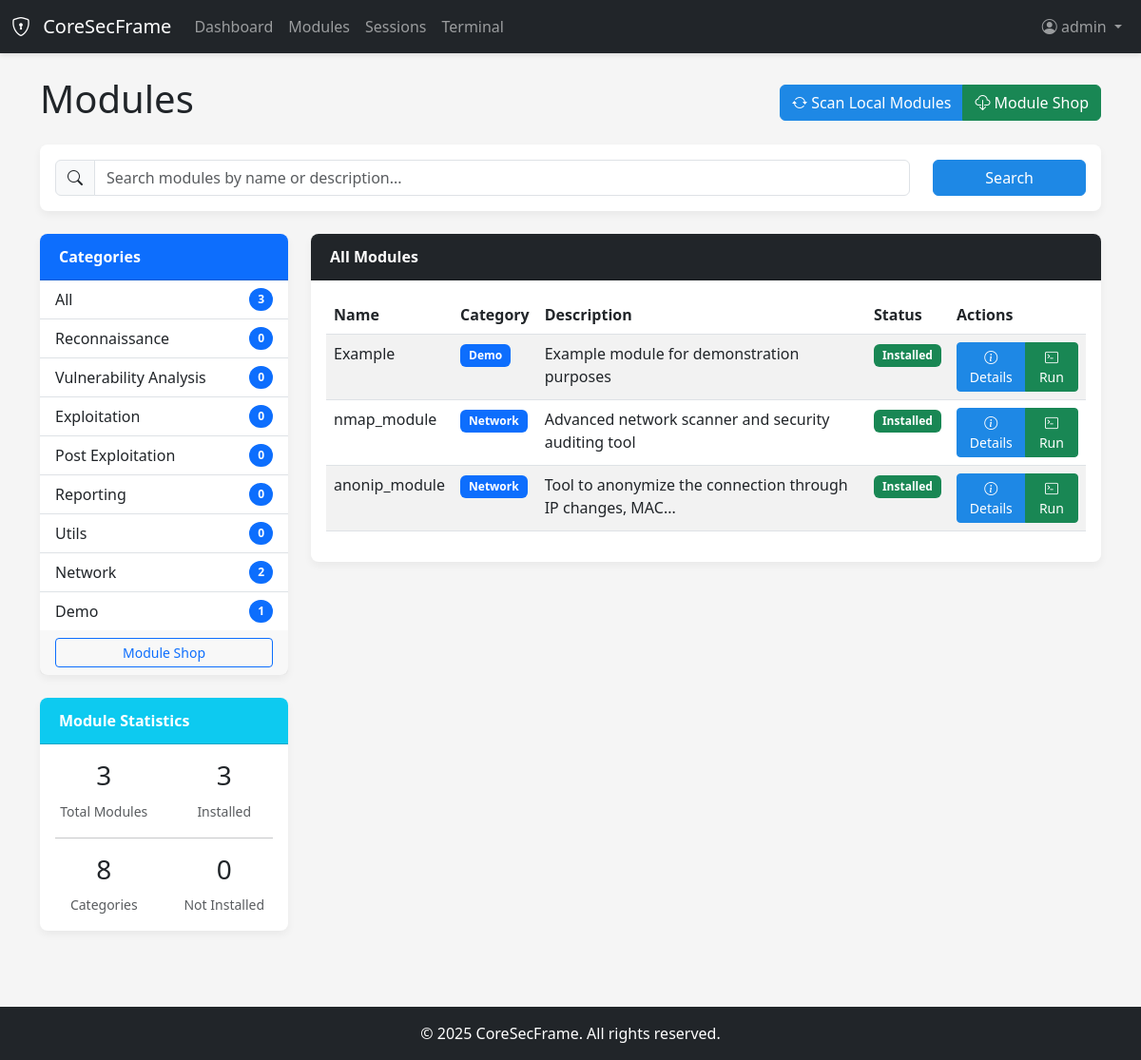
The app's page /modules/ (signed in), older data.
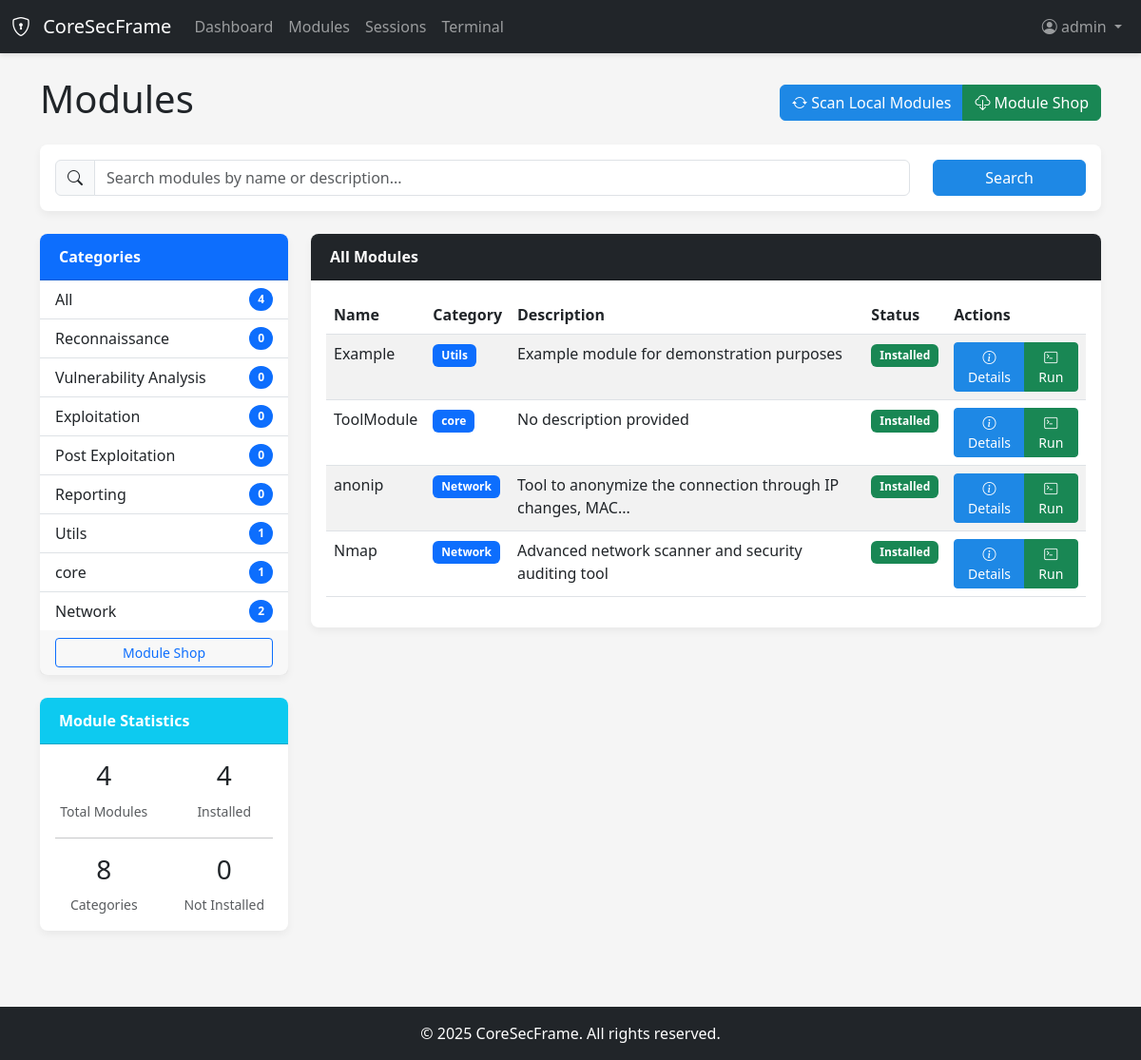
The same page, newer data.
### app/auth/models.py (models this page shows, shortened)
class User(UserMixin, db.Model):
    id = db.Column(db.Integer, primary_key=True)
    username = db.Column(db.String(64), index=True, unique=True)
    email = db.Column(db.String(120), index=True, unique=True)
    password_hash = db.Column(db.String(128))
    role = db.Column(db.String(20), default='user')  # 'admin' or 'user'
    created_at = db.Column(db.DateTime, default=datetime.utcnow)
    last_login = db.Column(db.DateTime, nullable=True)
    def is_admin(self):
        return self.role == 'admin'

### app/modules/models.py (models this page shows, shortened)
class ModuleCategory(db.Model):
    id = db.Column(db.Integer, primary_key=True)
    name = db.Column(db.String(64), index=True, unique=True)
    description = db.Column(db.Text, nullable=True)
    created_at = db.Column(db.DateTime, default=datetime.utcnow)

class Module(db.Model):
    id = db.Column(db.Integer, primary_key=True)
    name = db.Column(db.String(64), index=True, unique=True)
    description = db.Column(db.Text)
    category = db.Column(db.String(64), index=True)
    command = db.Column(db.String(128))
    remote_url = db.Column(db.String(256), nullable=True)
    local_path = db.Column(db.String(256))
    installed = db.Column(db.Boolean, default=False)
    installed_date = db.Column(db.DateTime, nullable=True)
    last_used = db.Column(db.DateTime, nullable=True)
    created_at = db.Column(db.DateTime, default=datetime.utcnow)
    updated_at = db.Column(db.DateTime, default=datetime.utcnow, onupdate=datetime.utcnow)

### app/modules/routes.py (the view)
@modules_bp.route('/')
@login_required
def index():
    modules = Module.query.all()
    categories = ModuleCategory.query.all()
    installed_modules = Module.query.filter_by(installed=True).count()
    total_modules = len(modules)
    return render_template(
        'modules/index.html',
        title='Modules',
        modules=modules,
        categories=categories,
        installed_modules=installed_modules,
        total_modules=total_modules
    )

### app/auth/models.py (called while the page is built)
@login_manager.user_loader
def load_user(id):
    return User.query.get(int(id))

### app/templates/modules/index.html (shortened to what this page needs)
{% extends "base.html" %}
{% block content %}
<div class="row mb-3">
    <div class="col-md-12 d-flex justify-content-between align-items-center">
        <h1>Modules</h1>
        <div class="btn-group" role="group">
            <a href="{{ url_for('modules.scan') }}" class="btn btn-primary">
                <i class="bi bi-arrow-repeat"></i> Scan Local Modules
            </a>
            <a href="{{ url_for('modules.shop') }}" class="btn btn-success">
                <i class="bi bi-cloud-download"></i> Module Shop
            </a>
        </div>
    </div>
</div>
<div class="row">
    <div class="col-md-12">
        <div class="card mb-4">
            <div class="card-body">
                <form action="{{ url_for('modules.search') }}" method="get" class="row align-items-center">
                    <div class="col-md-10">
                        <div class="input-group">
                            <span class="input-group-text"><i class="bi bi-search"></i></span>
                            <input type="text" name="q" class="form-control" placeholder="Search modules by name or description...">
                        </div>
                    </div>
                    <div class="col-md-2">
                        <button type="submit" class="btn btn-primary w-100">Search</button>
                    </div>
                </form>
            </div>
        </div>
    </div>
</div>
<div class="row">
    <div class="col-md-3">
        <div class="card mb-4">
            <div class="card-header bg-primary text-white">
                Categories
            </div>
            <div class="list-group list-group-flush">
                <a href="{{ url_for('modules.index') }}" class="list-group-item list-group-item-action d-flex justify-content-between align-items-center">
                    All
                    <span class="badge bg-primary rounded-pill">{{ total_modules }}</span>
                </a>
                {% for category in categories %}
                <a href="{{ url_for('modules.category', name=category.name) }}" class="list-group-item list-group-item-action d-flex justify-content-between align-items-center">
                    {{ category.name }}
                    <span class="badge bg-primary rounded-pill">
                        {{ modules|selectattr('category', 'equalto', category.name)|list|length }}
                    </span>
                </a>
                {% endfor %}
            </div>
            <div class="card-footer">
                <div class="d-grid">
                    <a href="{{ url_for('modules.shop') }}" class="btn btn-sm btn-outline-primary">Module Shop</a>
                </div>
            </div>
        </div>
        <div class="card">
            <div class="card-header bg-info text-white">
                Module Statistics
            </div>
            <div class="card-body">
                <div class="row text-center">
                    <div class="col-6">
                        <h3>{{ total_modules }}</h3>
                        <small class="text-muted">Total Modules</small>
                    </div>
                    <div class="col-6">
                        <h3>{{ installed_modules }}</h3>
                        <small class="text-muted">Installed</small>
                    </div>
                </div>
                <hr>
                <div class="row text-center">
                    <div class="col-6">
                        <h3>{{ categories|length }}</h3>
                        <small class="text-muted">Categories</small>
                    </div>
                    <div class="col-6">
                        <h3>{{ total_modules - installed_modules }}</h3>
                        <small class="text-muted">Not Installed</small>
                    </div>
                </div>
            </div>
        </div>
    </div>
    <div class="col-md-9">
        <div class="card">
            <div class="card-header bg-dark text-white">
                All Modules
            </div>
            <div class="card-body">
                <div class="table-responsive">
                    <table class="table table-striped table-hover">
                        <thead>
                            <tr>
                                <th>Name</th>
                                <th>Category</th>
                                <th>Description</th>
                                <th>Status</th>
                                <th>Actions</th>
                            </tr>
                        </thead>
                        <tbody>
                            {% for module in modules %}
                            <tr>
                                <td>{{ module.name }}</td>
                                <td>
                                    <a href="{{ url_for('modules.category', name=module.category) }}" class="badge bg-primary text-decoration-none">
                                        {{ module.category }}
                                    </a>
                                </td>
                                <td>{{ module.description|truncate(60) }}</td>
                                <td>
                                    {% if module.installed %}
                                    <span class="badge bg-success">Installed</span>
                                    {% else %}
                                    <span class="badge bg-danger">Not Installed</span>
                                    {% endif %}
                                </td>
                                <td>
                                    <div class="btn-group" role="group">
                                        <a href="{{ url_for('modules.view', id=module.id) }}" class="btn btn-sm btn-primary">
                                            <i class="bi bi-info-circle"></i> Details
                                        </a>
                                        {% if module.installed %}
                                        <a href="{{ url_for('terminal.new') }}?module={{ module.name }}" class="btn btn-sm btn-success">
                                            <i class="bi bi-terminal"></i> Run
                                        </a>
                                        {% endif %}
                                    </div>
                                </td>
                            </tr>
                            {% else %}
                            <tr>
                                <td colspan="5" class="text-center">No modules found</td>
                            </tr>
                            {% endfor %}
                        </tbody>
                    </table>
                </div>
            </div>
        </div>
    </div>
</div>
{% endblock %}

### app/templates/base.html (shortened to what this page needs)
<!DOCTYPE html>
<html lang="en">
<head>
    <link href="https://cdn.jsdelivr.net/npm/bootstrap@5.3.0-alpha1/dist/css/bootstrap.min.css" rel="stylesheet">
    <link rel="stylesheet" href="https://cdn.jsdelivr.net/npm/bootstrap-icons@1.10.3/font/bootstrap-icons.css">
    <link rel="stylesheet" href="{{ url_for('static', filename='css/styles.css') }}">
</head>
<body class="d-flex flex-column min-vh-100">
    <body class="d-flex flex-column min-vh-100">
        <header>
            <nav class="navbar navbar-expand-lg navbar-dark bg-dark">
                <div class="container-fluid">
                    <a class="navbar-brand" href="{{ url_for('core.index') }}">
                        <i class="bi bi-shield-lock me-2"></i>
                        CoreSecFrame
                    </a>
                    <div class="collapse navbar-collapse" id="navbarNav">
                        <ul class="navbar-nav me-auto">
                            {% if current_user.is_authenticated %}
                            <li class="nav-item">
                                <a class="nav-link" href="{{ url_for('core.dashboard') }}">Dashboard</a>
                            </li>
                            <li class="nav-item">
                                <a class="nav-link" href="{{ url_for('modules.index') }}">Modules</a>
                            </li>
                            <li class="nav-item">
                                <a class="nav-link" href="{{ url_for('sessions.index') }}">Sessions</a>
                            </li>
                            <li class="nav-item">
                                <a class="nav-link" href="{{ url_for('terminal.index') }}">Terminal</a>
                            </li>
                            {% endif %}
                        </ul>
                        <ul class="navbar-nav ms-auto">
                            {% if current_user.is_authenticated %}
                            <li class="nav-item dropdown">
                                <a class="nav-link dropdown-toggle" href="#" id="navbarDropdown" role="button"
                                    data-bs-toggle="dropdown">
                                    <i class="bi bi-person-circle"></i> {{ current_user.username }}
                                </a>
                            </li>
                            {% endif %}
                        </ul>
                    </div>
                </div>
            </nav>
        </header>
        <main class="flex-grow-1">
            <div class="container mt-4">
                {% block content %}{% endblock %}
            </div>
        </main>
        <footer class="bg-dark text-white mt-4 py-3">
            <div class="container text-center">
                <span>&copy; 2025 CoreSecFrame. All rights reserved.</span>
            </div>
        </footer>
    </body>
</html>

### app/static/css/styles.css (style rules this page uses)
:root { --primary-color: #1e88e5; --primary-dark: #1565c0; --primary-light: #64b5f6; --secondary-color: #6c757d; --success-color: #28a745; --danger-color: #dc3545; --warning-color: #ffc107; --info-color: #17a2b8; --dark-color: #343a40; --light-color: #f8f9fa; }
body { min-height: 100vh; display: flex; flex-direction: column; background-color: #f5f5f5; }
main { flex: 1; margin-bottom: 2rem; }
.navbar { box-shadow: 0 2px 5px rgba(0, 0, 0, 0.1); }
.card { border: none; border-radius: 0.5rem; box-shadow: 0 4px 8px rgba(0, 0, 0, 0.05); margin-bottom: 1.5rem; }
.card-header { border-radius: 0.5rem 0.5rem 0 0 !important; padding: 0.75rem 1.25rem; font-weight: bold; }
.badge { padding: 0.5em 0.75em; }
.btn-primary { background-color: var(--primary-color); border-color: var(--primary-color); }

Row changes from the older to the newer data that the page shows:
removed ModuleCategory: name "Demo", name "1"
changed ModuleCategory "Utils": name "0" → "1"
added ModuleCategory: name "core", name "1"
changed Module "Example": category "Demo" → "Utils"
changed Module: name "nmap_module" → "ToolModule"; category "Network" → "core"; description "Advanced network scanner and security auditing tool" → "No description provided"
changed Module "Tool to anonymize the connection through IP changes, MAC...": name "anonip_module" → "anonip"
added Module: name "Nmap", category "Network", description "Advanced network scanner and security auditing tool", installed "Installed"
Text that changed along with them:
{{ total_modules }}: "3" → "4"
{{ installed_modules }}: "3" → "4"
